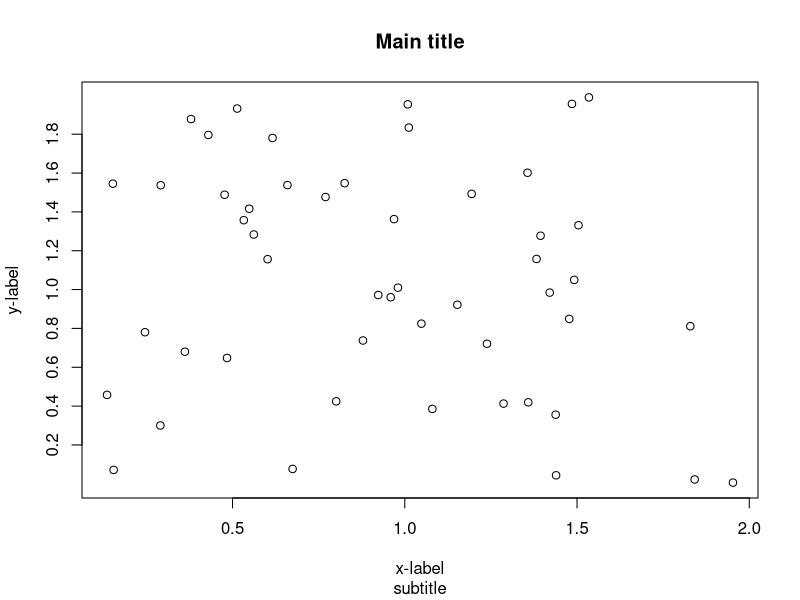

This figure's R source:
x <- runif(50, 0, 2)
y <- runif(50, 0, 2)
plot(x, y, type="n", xlab="", ylab="", axes=F)
#  plot(x,y, type="n") for dimensioning the plot area  #
points(x, y)
axis(1)
axis(2, at=seq(0.2, 1.8, 0.2))
box()
title(main="Main title", 
      sub="subtitle", 
      xlab="x-label", 
      ylab="y-label")
